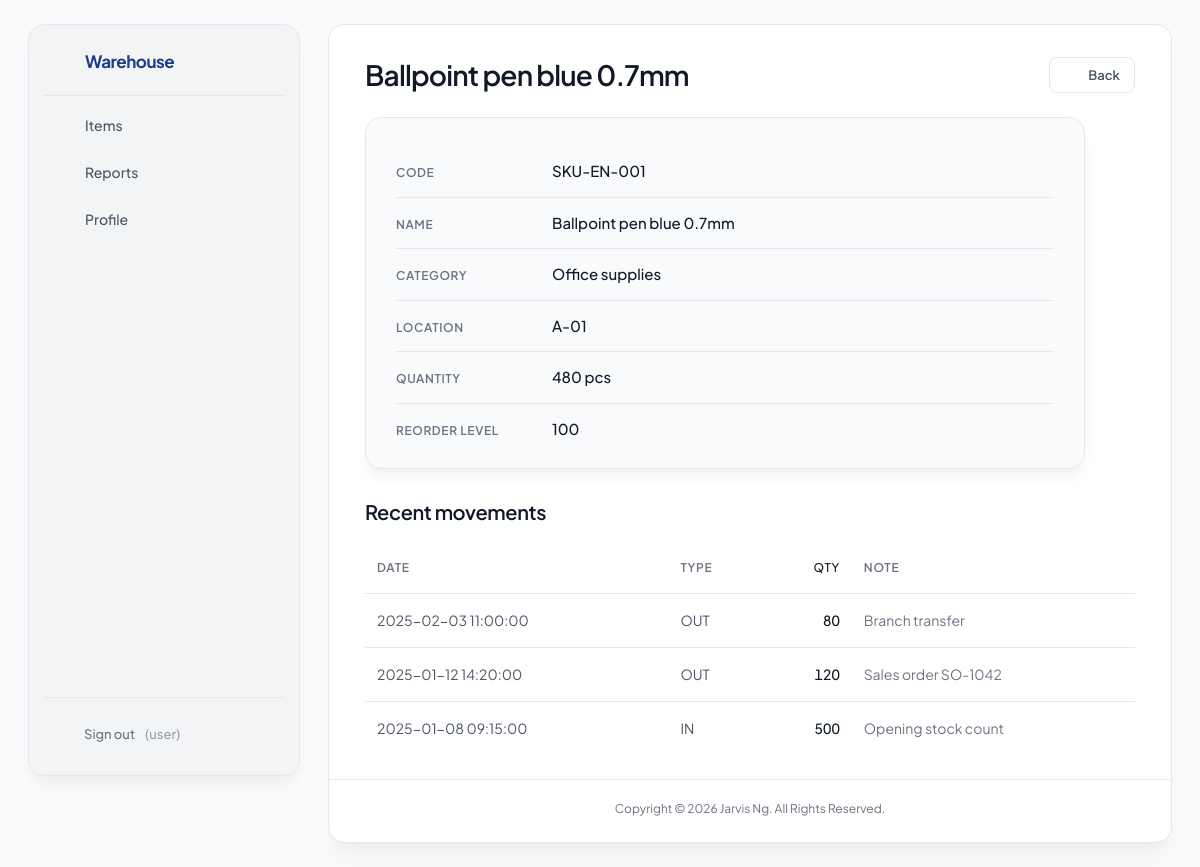
The app's page /public/index.php?page=view&id=4 (signed in) with its own data.
### tables this page shows
CREATE TABLE `items` (
  `id` int NOT NULL AUTO_INCREMENT,
  `item_code` varchar(50) NOT NULL,
  `item_name` varchar(100) NOT NULL,
  `category` varchar(100) DEFAULT NULL,
  `location` varchar(100) DEFAULT NULL,
  `quantity` int NOT NULL DEFAULT '0',
  `unit` varchar(20) NOT NULL,
  `reorder_level` int NOT NULL DEFAULT '10',
  PRIMARY KEY (`id`),
  UNIQUE KEY `item_code` (`item_code`),
  KEY `idx_items_name` (`item_name`),
  KEY `idx_items_category` (`category`)
);

CREATE TABLE `stock_movements` (
  `id` int NOT NULL AUTO_INCREMENT,
  `item_id` int NOT NULL,
  `movement_type` enum('IN','OUT') NOT NULL,
  `quantity` int NOT NULL,
  `date` datetime NOT NULL DEFAULT CURRENT_TIMESTAMP,
  `reference_note` varchar(255) DEFAULT NULL,
  PRIMARY KEY (`id`),
  KEY `idx_mov_item` (`item_id`),
  KEY `idx_mov_type` (`movement_type`),
  KEY `idx_mov_date` (`date`),
  CONSTRAINT `fk_mov_item` FOREIGN KEY (`item_id`) REFERENCES `items` (`id`) ON DELETE CASCADE
);

### lib/utils.php (called while the page is built, shortened)
<?php
require_once __DIR__ . '/icons.php';
function app_config(): array {
    static $config = null;
    if ($config === null) {
        $config = require dirname(__DIR__) . '/config.php';
    }
    return $config;
}
function base_url(string $path = ''): string {
    $cfg = app_config();
    $base = rtrim($cfg['base_url'] ?? '', '/');
    $path = '/' . ltrim($path, '/');
    return $base . $path;
}
function e(?string $str): string {
    return htmlspecialchars((string)$str, ENT_QUOTES | ENT_SUBSTITUTE, 'UTF-8');
}

### config.php (called while the page is built)
<?php
return [
    'db' => [
        'host' => 'localhost',
        'name' => 'warehouse_db',
        'user' => 'root',
        'pass' => '',
        'charset' => 'utf8mb4',
    ],
    'base_url' => '/warehouse/public',
];

### db/connection.php (called while the page is built, shortened)
<?php
require_once __DIR__ . '/../lib/utils.php';
function get_db(): PDO {
    static $pdo = null;
    $config = require dirname(__DIR__) . '/config.php';
    $db = $config['db'];
    $dsn = "mysql:host={$db['host']};dbname={$db['name']};charset={$db['charset']}";
    $options = [
        PDO::ATTR_ERRMODE => PDO::ERRMODE_EXCEPTION,
        PDO::ATTR_DEFAULT_FETCH_MODE => PDO::FETCH_ASSOC,
        PDO::ATTR_EMULATE_PREPARES => false,
    ];
    try {
        $pdo = new PDO($dsn, $db['user'], $db['pass'], $options);
    } catch (PDOException $e) {
        if ($e->getCode() == 1049) {
            if (php_sapi_name() !== 'cli') {
                http_response_code(500);
                header('Content-Type: text/html; charset=utf-8');
                die("
                <!DOCTYPE html>
                <html lang='en'>
                <head>
                    <meta charset='UTF-8'>
                    <title>Database not initialized</title>
                    <style>
                        body { font-family: Arial, sans-serif; max-width: 600px; margin: 50px auto; padding: 20px; }
                        .error { background: #fee; border: 2px solid #f00; padding: 20px; border-radius: 5px; }
                        .site-footer { margin-top: 24px; text-align: center; color: #6b7280; font-size: 13px; }
                    </style>
                </head>
                <body>
                    <div class='error'>
                        <h2>Database not initialized</h2>
                        <p>Database <strong>{$db['name']}</strong> does not exist.</p>
                        <p>Create the database in phpMyAdmin, then import <strong>db/rebuild_full_en.sql</strong> to set up tables and demo data.</p>
                    </div>
                    " . copyright_footer_html() . "
                </body>
                </html>
                ");
            } else {
                die("Error: database {$db['name']} does not exist. Import db/rebuild_full_en.sql via phpMyAdmin.\n");
            }
        }
        throw $e;
    }
    return $pdo;
}

### routes/view.php (the view, shortened to what this page needs)
<?php
require_once dirname(__DIR__) . '/db/connection.php';
require_once dirname(__DIR__) . '/lib/utils.php';
$pdo = get_db();
$id = (int)($_GET['id'] ?? 0);
$stmt = $pdo->prepare('SELECT * FROM items WHERE id = ?');
$stmt->execute([$id]);
$item = $stmt->fetch();
$stmtMov = $pdo->prepare('SELECT * FROM stock_movements WHERE item_id = ? ORDER BY date DESC, id DESC LIMIT 100');
$stmtMov->execute([$id]);
$movs = $stmtMov->fetchAll();
?>
<div class="row row-toolbar">
    <h2><?= e($item['item_name']) ?></h2>
    <div class="actions">
        <a class="btn secondary sm" href="<?= e(base_url('/index.php?page=items')) ?>"><?= icon('arrow-left') ?> Back</a>
    </div>
</div>
<div class="detail-card">
    <dl class="detail-list">
        <div class="detail-row">
            <dt>Code</dt>
            <dd><?= e($item['item_code']) ?></dd>
        </div>
        <div class="detail-row">
            <dt>Name</dt>
            <dd><?= e($item['item_name']) ?></dd>
        </div>
        <div class="detail-row">
            <dt>Category</dt>
            <dd><?= e($item['category'] ?: '—') ?></dd>
        </div>
        <div class="detail-row">
            <dt>Location</dt>
            <dd><?= e($item['location'] ?: '—') ?></dd>
        </div>
        <div class="detail-row">
            <dt>Quantity</dt>
            <dd>
                <span class="tabular"><?= e((string)$item['quantity']) ?> <?= e($item['unit']) ?></span>
            </dd>
        </div>
        <div class="detail-row">
            <dt>Reorder level</dt>
            <dd class="tabular"><?= e((string)$item['reorder_level']) ?></dd>
        </div>
    </dl>
</div>
<h3 class="section-heading">Recent movements</h3>
<?php if (!$movs): ?>
    <?= empty_state_html('No movements yet', 'Stock adjustments for this item will appear here.', 'history') ?>
<?php else: ?>
    <table class="data-table">
        <thead>
        <tr>
            <th>Date</th>
            <th>Type</th>
            <th class="col-num">Qty</th>
            <th>Note</th>
        </tr>
        </thead>
        <tbody>
        <?php foreach ($movs as $m): ?>
            <tr>
                <td><?= e($m['date']) ?></td>
                <td><?= e($m['movement_type']) ?></td>
                <td class="col-num tabular"><?= e((string)$m['quantity']) ?></td>
                <td class="col-muted"><?= e($m['reference_note'] ?: '—') ?></td>
            </tr>
        <?php endforeach; ?>
        </tbody>
    </table>
<?php endif; ?>

### public/styles.css (style rules this page uses)
:root { --bg: #F9FAFB; --surface: #ffffff; --surface-muted: #F3F4F6; --surface-sidebar: #F3F4F6; --border: #E5E7EB; --border-strong: #D1D5DB; --text: #111827; --text-secondary: #4B5563; --text-muted: #6B7280; --primary: #1E3A8A; --primary-hover: #1e40af; --primary-soft: rgba(30, 58, 138, 0.08); --primary-ring: rgba(30, 58, 138, 0.15); --success: #059669; --success-hover: #047857; --success-soft: #ecfdf5; --warn: #D97706; --warn-soft: #FEF3C7; --danger: #DC2626; --danger-hover: #b91c1c; --danger-soft: #fef2f2; --radius-lg: 16px; --radius: 8px; --radius-sm: 6px; --shadow-elevated: 0 10px 15px -3px rgba(0, 0, 0, 0.05), 0 4px 6px -2px rgba(0, 0, 0, 0.02); --shadow-card: 0 20px 25px -5px rgba(0, 0, 0, 0.04), 0 10px 10px -5px rgba(0, 0, 0, 0.02); --font: 'Plus Jakarta Sans', 'Inter', -apple-system, BlinkMacSystemFont, 'Segoe UI', sans-serif; --transition: all 0.2s ease-in-out; --sidebar-width: 272px; --shell-gap: 28px; --shell-padding-x: 28px; --shell-padding-y: 24px; --container-max: 1680px; }
* { box-sizing: border-box; }
body { margin: 0; min-height: 100vh; color: var(--text); font-family: var(--font); line-height: 1.5; font-size: 14px; font-weight: 400; background: var(--bg); -webkit-font-smoothing: antialiased; -moz-osx-font-smoothing: grayscale; }
.row { display: flex; gap: 16px; flex-wrap: wrap; align-items: flex-start; }
.row.row-toolbar { align-items: center; justify-content: space-between; gap: 16px; margin-bottom: 24px; padding-bottom: 0; }
.row.row-toolbar h2 { margin: 0; font-size: 28px; font-weight: 600; letter-spacing: -0.03em; color: var(--text); flex: 1; min-width: 0; line-height: 1.2; }
h2 { font-size: 28px; font-weight: 600; letter-spacing: -0.03em; color: var(--text); margin: 0 0 20px 0; line-height: 1.2; }
h3 { font-size: 20px; font-weight: 600; letter-spacing: -0.02em; color: var(--text); margin: 0 0 12px 0; }
.form-card, .detail-card { background: var(--bg); border: 1px solid var(--border); border-radius: var(--radius-lg); padding: 28px 30px; box-shadow: var(--shadow-elevated); max-width: 720px; }
.detail-list { display: grid; gap: 0; margin: 0; }
.detail-row { display: grid; grid-template-columns: 140px 1fr; gap: 16px; padding: 14px 0; border-bottom: 1px solid var(--border); align-items: baseline; }
.detail-row:last-child { border-bottom: none; padding-bottom: 0; }
.detail-row dt { margin: 0; font-size: 12px; font-weight: 600; text-transform: uppercase; letter-spacing: 0.05em; color: var(--text-muted); }
.detail-row dd { margin: 0; font-size: 15px; font-weight: 500; color: var(--text); }
.section-heading { margin: 28px 0 16px 0; font-size: 20px; font-weight: 600; letter-spacing: -0.02em; color: var(--text); }
button, .btn { display: inline-flex; align-items: center; justify-content: center; gap: 8px; background: var(--primary); color: #fff; border: 1px solid transparent; padding: 10px 18px; min-height: 40px; border-radius: var(--radius); cursor: pointer; font-family: var(--font); font-size: 14px; font-weight: 600; text-decoration: none; transition: var(--transition); box-shadow: none; position: relative; line-height: 1; }
.btn.sm { padding: 8px 14px; min-height: 36px; font-size: 13px; }
.btn.secondary { background: var(--surface); color: var(--text-secondary); border-color: var(--border); box-shadow: none; }
table { width: 100%; border-collapse: collapse; margin-top: 8px; background: transparent; border: none; border-radius: 0; overflow: visible; box-shadow: none; }
th, td { padding: 16px 12px; text-align: left; border: none; border-bottom: 1px solid var(--border); font-size: 14px; font-weight: 400; color: var(--text-secondary); vertical-align: middle; }
th { background: transparent; font-weight: 600; color: var(--text-muted); font-size: 12px; text-transform: uppercase; letter-spacing: 0.06em; border-bottom: 1px solid var(--border); padding-top: 12px; padding-bottom: 12px; }
tbody tr { transition: var(--transition); }
tbody tr:last-child td { border-bottom: none; }
table.data-table { margin-top: 0; }
table.data-table th, table.data-table td { padding: 16px 12px; }
table.data-table .col-muted { color: var(--text-muted); font-size: 14px; font-weight: 400; }
table.data-table .col-num, table.data-table th.col-num { text-align: right; font-variant-numeric: tabular-nums; white-space: nowrap; font-weight: 500; color: var(--text); }
table.data-table .tabular { font-variant-numeric: tabular-nums; }
.actions { display: flex; flex-direction: row; align-items: center; gap: 10px; flex-wrap: wrap; }

### records on screen
items: item_name "Ballpoint pen blue 0.7mm", item_code "SKU-EN-001", category "Office supplies", location "A-01", quantity "480", unit "pcs", reorder_level "100"
stock_movements: date "2025-02-03 11:00:00", movement_type "OUT", quantity "80", reference_note "Branch transfer"
stock_movements: date "2025-01-12 14:20:00", movement_type "OUT", quantity "120", reference_note "Sales order SO-1042"
stock_movements: date "2025-01-08 09:15:00", movement_type "IN", quantity "500", reference_note "Opening stock count"

### other values on screen
$user['username'] "user"
copyright_notice() "Copyright © 2026 Jarvis Ng. All Rights Reserved."
